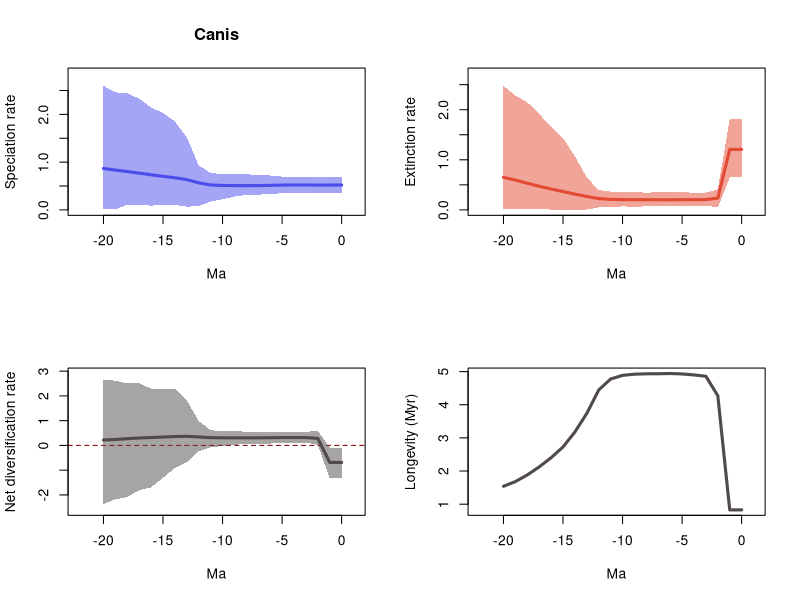

The R script that drew this image:
# 1 files combined:
# 	C:\Users\SimoesLabAdmin\Documents\PyRate\tutorials\Canis_self_example\pyrate_mcmc_logs/Canis_pbdb_data_1_Grj_marginal_rates.log

# 95% HPDs calculated using code from Biopy (https://www.cs.auckland.ac.nz/~yhel002/biopy/)

pdf(file='C:/Users/SimoesLabAdmin/Documents/PyRate/tutorials/Canis_self_example/pyrate_mcmc_logs/Canis_pbdb_data_1_Grj_marginal_rates_RTT.pdf',width=10.8, height=8.4)
par(mfrow=c(2,2))
library(scales)
L_hpd_m95=c(0.359107883713766, 0.359107883713766,0.353421004091088,0.357714937753573,0.355676061922095,0.345507209463175,0.338287686605851,0.317527151624506,0.315850704574047,0.277668120332568,0.222174188971192,0.173855528908406,0.07914970806068,0.066788685059007,0.107455965802165,0.10848175354794,0.088463418923438,0.110456411095119,0.109096315813166,0.009214591667619,0.010212354960472)
L_hpd_M95=c(0.698078029198091, 0.698078029198091,0.689544082862072,0.696683871457584,0.697858062691166,0.698078029198091,0.719966766348521,0.72850435515141,0.747198922820065,0.747137864347476,0.747137864347476,0.7748428315052,0.93164385188462,1.516722167144862,1.852891843391156,2.030430724425311,2.143873793721697,2.33115099428432,2.439672153621506,2.461247021316372,2.596227208104755)
M_hpd_m95=c(0.646880776647987, 0.646880776647987,0.05275963534166,0.081475734633811,0.081411054128077,0.081475734633811,0.078044447879018,0.074979449173168,0.069158849655555,0.065063909472088,0.068899119118822,0.060332921796432,0.050014380532433,0.006337211699016,0.006993419583812,0.006337211699016,0.007408592291598,0.009560076312412,0.008547571166825,0.016034760023854,0.025282513144374)
M_hpd_M95=c(1.821711472642558, 1.821711472642558,0.409530792744471,0.346306722574394,0.346306722574394,0.348329433845471,0.348384919963808,0.348384919963808,0.346306722574394,0.349342096529666,0.361672204627532,0.366033071151992,0.394219259915879,0.6461371378548,1.06860969723267,1.435123739871969,1.651951161988897,1.917278176233156,2.146689946978006,2.281801653876382,2.474743618703392)
R_hpd_m95=c(-1.323205281369682, -1.323205281369682,0.025829664853984,0.111315816706085,0.106023405800201,0.096914526676485,0.074903247875306,0.059303796436754,0.045609749141729,0.03256551747667,-0.019477328731903,-0.078489339475101,-0.227799254232321,-0.682736872061235,-0.907760454629648,-1.31187908377863,-1.695254219790217,-1.804871189526594,-2.088616078945867,-2.17802078801694,-2.367579220793494)
R_hpd_M95=c(-0.092215987232651, -0.092215987232651,0.595940560291072,0.542910468626247,0.538603770049374,0.539490450726613,0.540768588579517,0.552976422631672,0.556132601613542,0.573051447151161,0.578919508257994,0.610679530749203,0.988439892804728,1.810674828516998,2.2924275024357,2.295967328208748,2.294981842710558,2.510915861849241,2.501872890640713,2.616796656979534,2.639814066272596)
L_mean=c(0.519904545812428, 0.519904545812428,0.519507177539522,0.521301781223314,0.521111138220355,0.519437263507351,0.512958052133681,0.50873006942868,0.5078960537752,0.508491359043862,0.5121455786594,0.521590536474988,0.566164941243928,0.633763502309387,0.672387774988282,0.702840019742996,0.73540211301285,0.769464622322314,0.802441079955378,0.833344760495695,0.866728784526791)
M_mean=c(1.207664774656454, 1.207664774656454,0.234218299045238,0.205850352135456,0.204100478209498,0.202885672089099,0.202357070905816,0.202628142512382,0.202731330868963,0.203186903946332,0.204664898663068,0.209338344757839,0.224914698880973,0.267358513438491,0.314582659213144,0.3667620942418,0.416296299462552,0.470504009309416,0.531375691336336,0.59434646726463,0.649574548211136)
R_mean=c(-0.687760228844026, -0.687760228844026,0.285288878494284,0.315451429087858,0.317010660010857,0.316551591418252,0.310600981227864,0.306101926916298,0.305164722906238,0.30530445509753,0.307480679996332,0.312252191717149,0.341250242362956,0.366404988870896,0.357805115775138,0.336077925501196,0.319105813550298,0.298960613012897,0.271065388619042,0.238998293231065,0.217154236315655)
trans=0.5
age=(0:(21-1))* -1
plot(age,age,type = 'n', ylim = c(0, 2.8558499289152306), xlim = c(-22.05,1.05), ylab = 'Speciation rate', xlab = 'Ma',main='Canis' )
polygon(c(age, rev(age)), c(L_hpd_M95, rev(L_hpd_m95)), col = alpha("#4c4cec",trans), border = NA)
lines(rev(age), rev(L_mean), col = "#4c4cec", lwd=3)
plot(age,age,type = 'n', ylim = c(0, 2.7222179805737317), xlim = c(-22.05,1.05), ylab = 'Extinction rate', xlab = 'Ma' )
polygon(c(age, rev(age)), c(M_hpd_M95, rev(M_hpd_m95)), col = alpha("#e34a33",trans), border = NA)
lines(rev(age), rev(M_mean), col = "#e34a33", lwd=3)
plot(age,age,type = 'n', ylim = c(-2.6043371428728435, 2.903795472899856), xlim = c(-22.05,1.05), ylab = 'Net diversification rate', xlab = 'Ma' )
abline(h=0,lty=2,col="darkred")
polygon(c(age, rev(age)), c(R_hpd_M95, rev(R_hpd_m95)), col = alpha("#504A4B",trans), border = NA)
lines(rev(age), rev(R_mean), col = "#504A4B", lwd=3)
plot(age,rev(1/M_mean),type = 'n', xlim = c(-22.05,1.05), ylab = 'Longevity (Myr)', xlab = 'Ma' )
lines(rev(age), rev(1/M_mean), col = "#504A4B", lwd=3)
n <- dev.off()